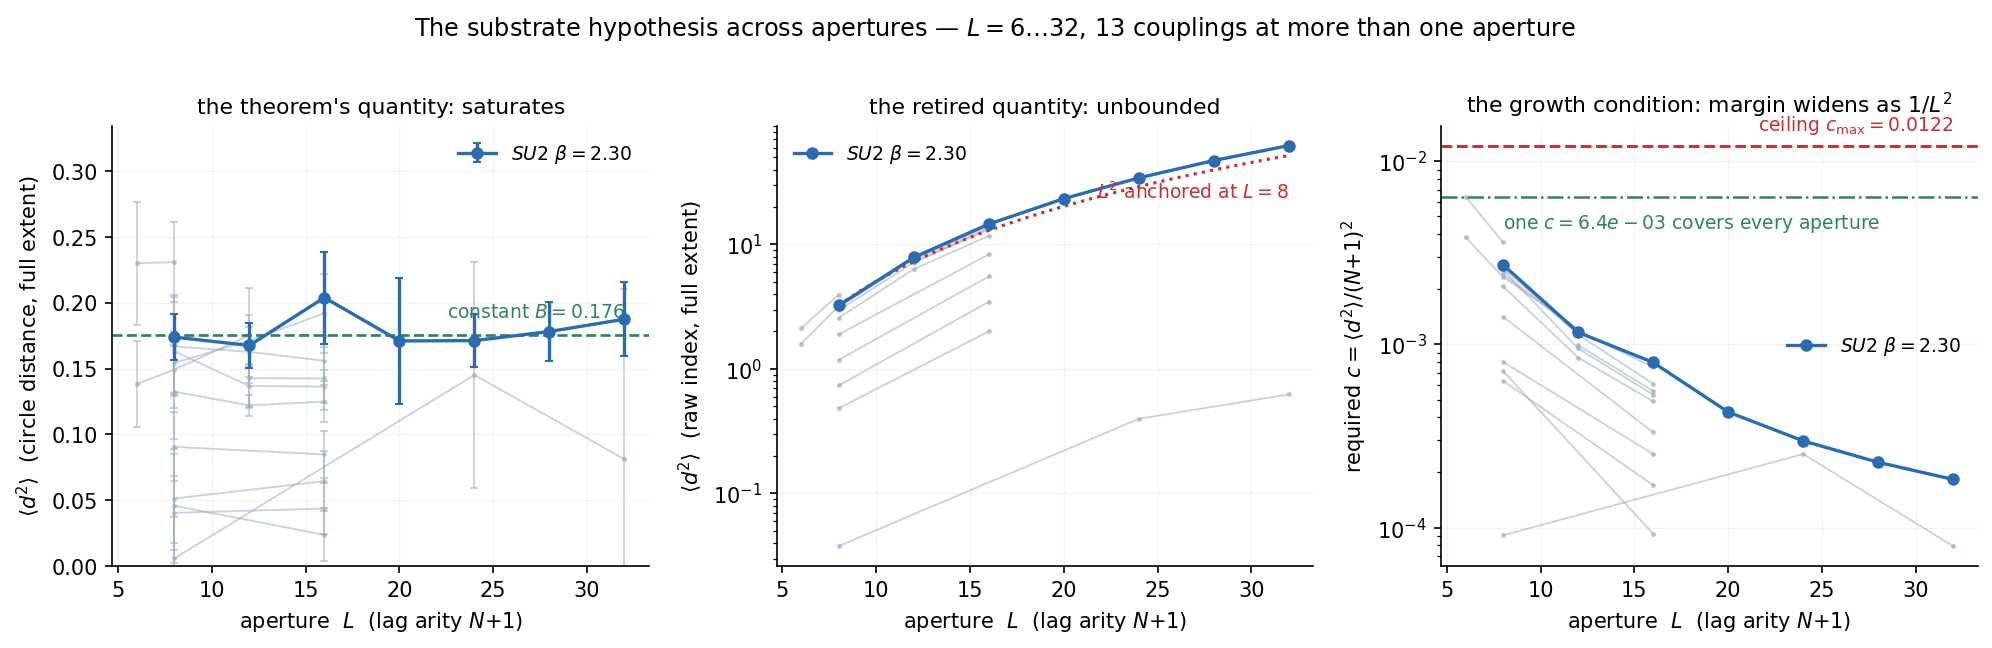

Here is the Python script that generated this plot:
"""Figure for Sec 9's aperture scan: the hypothesis, its retired predecessor, and its consequence.

Three panels, one per prediction, all from 9_3_dat_substrate_of_aperture.csv -- no ensemble is read
here, so the figure cannot disagree with the table the paper quotes.

  LEFT   the theorem's quantity, <d^2> on the circle, against aperture. The hypothesis predicts it
         saturates; a constant B fitted by inverse variance is drawn through it.
  MIDDLE the RETIRED quantity, the raw lag index over the full extent, on the same ensembles, with
         an L^2 reference anchored at the smallest aperture. This is why the hypothesis had to be
         restated: no B bounds it.
  RIGHT  the coefficient the growth condition requires, c = <d^2>/(N+1)^2, against the derived
         ceiling c_max. The margin GROWS with the aperture, so the binding constraint is the
         smallest window.

DERIVED: every reference curve is anchored at the SMALLEST aperture plotted, so it is a prediction
for the larger ones rather than a fit through them. `c_max` is the growth condition solved for c.
The apertures and couplings are whatever the artifact holds.
"""
import csv
import math
import os

import matplotlib
matplotlib.use("Agg")
import matplotlib.pyplot as plt
import numpy as np

HERE = os.path.dirname(os.path.abspath(__file__))
DAT = os.path.join(HERE, "9_3_dat_substrate_of_aperture.csv")

# DERIVED: the growth condition (2pi)^2 c/2 < 1 - 3^{-1/4}, solved for c.
C_MAX = (1.0 - 3.0 ** -0.25) * 2 / (2 * math.pi) ** 2

if not os.path.exists(DAT):
    raise SystemExit(f"9_3_fig_substrate_of_aperture: {os.path.basename(DAT)} is not present. Run\n"
                     f"  code/certify/ym_substrate_bound_of_aperture.py\nfirst; this figure reads "
                     f"that artifact and invents nothing.")

rows = list(csv.DictReader(open(DAT, newline="")))
for r in rows:
    for k in ("d2_circle", "d2_sigma", "d2_raw", "mu"):
        r[k] = float(r[k])
    r["L"] = int(r["L"])

# DERIVED: the artifact's own signal criterion -- mu <= 0 is a read on noise, with no tension and a
# moment that is a ratio of two quantities consistent with zero.
sig = [r for r in rows if r["mu"] > 0]
if not sig:
    raise SystemExit("9_3_fig_substrate_of_aperture: no row carries a tension to read.")

groups = {}
for r in sig:
    groups.setdefault((r["group"], r["beta"]), []).append(r)
# DERIVED: one is the arity below which a coupling has no aperture DEPENDENCE to draw.
groups = {k: sorted(v, key=lambda r: r["L"]) for k, v in groups.items() if len(v) > 1}

# the coupling with the most apertures leads; it is the one the paper tabulates
lead = max(groups, key=lambda k: len(groups[k]))

plt.rcParams.update({"font.size": 10, "font.family": "DejaVu Sans", "axes.linewidth": 0.8})
fig, axes = plt.subplots(1, 3, figsize=(13.4, 4.3))
ACC, MUT, BAD, OK = "#2b6cb0", "#a0aec0", "#c53030", "#2f855a"

for key, v in sorted(groups.items()):
    L = np.array([r["L"] for r in v], float)
    lead_one = key == lead
    style = dict(color=ACC if lead_one else MUT, lw=1.6 if lead_one else 0.9,
                 zorder=3 if lead_one else 1, alpha=1.0 if lead_one else 0.55,
                 marker="o" if lead_one else ".", ms=5 if lead_one else 3)
    lab = rf"${key[0].upper()}$ $\beta{{=}}{key[1]}$" if lead_one else None

    axes[0].errorbar(L, [r["d2_circle"] for r in v],
                     yerr=[2 * r["d2_sigma"] for r in v], capsize=2, label=lab, **style)
    axes[1].plot(L, [r["d2_raw"] for r in v], label=lab, **style)
    axes[2].plot(L, [r["d2_circle"] / r["L"] ** 2 for r in v], label=lab, **style)

lv = groups[lead]
L0 = lv[0]["L"]

# LEFT: the constant the lead coupling's own reproducibility supports
w = np.array([1.0 / r["d2_sigma"] ** 2 for r in lv])
B = float((w * np.array([r["d2_circle"] for r in lv])).sum() / w.sum())
axes[0].axhline(B, color=OK, ls="--", lw=1.3, zorder=2)
axes[0].text(lv[-1]["L"], B * 1.06, rf"constant $B={B:.3f}$", color=OK, fontsize=9,
             ha="right", va="bottom")
axes[0].set_ylabel(r"$\langle d^2\rangle$  (circle distance, full extent)")
axes[0].set_title("the theorem's quantity: saturates", fontsize=10.5)
axes[0].set_ylim(0, max(r["d2_circle"] for r in sig) * 1.45)

# MIDDLE: the L^2 reference anchored at the smallest aperture, NOT fitted
raw0 = lv[0]["d2_raw"]
Lg = np.linspace(L0, lv[-1]["L"], 60)
axes[1].plot(Lg, raw0 * (Lg / L0) ** 2, color=BAD, ls=":", lw=1.5, zorder=2)
axes[1].text(lv[-1]["L"], raw0 * (lv[-1]["L"] / L0) ** 2 * 0.62,
             rf"$L^2$ anchored at $L{{=}}{L0}$", color=BAD, fontsize=9, ha="right", va="top")
axes[1].set_ylabel(r"$\langle d^2\rangle$  (raw index, full extent)")
axes[1].set_title("the retired quantity: unbounded", fontsize=10.5)
axes[1].set_yscale("log")

# RIGHT: the coefficient against its derived ceiling
axes[2].axhline(C_MAX, color=BAD, ls="--", lw=1.4, zorder=2)
axes[2].text(lv[-1]["L"], C_MAX * 1.12, rf"ceiling $c_{{\max}}={C_MAX:.4f}$", color=BAD,
             fontsize=9, ha="right", va="bottom")
cw = max(r["d2_circle"] / r["L"] ** 2 for r in sig)
axes[2].axhline(cw, color=OK, ls="-.", lw=1.2, zorder=2)
axes[2].text(lv[0]["L"], cw * 0.82, rf"one $c={cw:.1e}$ covers every aperture", color=OK,
             fontsize=9, ha="left", va="top")
axes[2].set_ylabel(r"required $c=\langle d^2\rangle/(N{+}1)^2$")
axes[2].set_title(r"the growth condition: margin widens as $1/L^2$", fontsize=10.5)
axes[2].set_yscale("log")

for ax in axes:
    ax.set_xlabel(r"aperture  $L$  (lag arity $N{+}1$)")
    ax.grid(True, alpha=0.15, lw=0.6)
    ax.legend(loc="best", frameon=False, fontsize=9)
    for s in ("top", "right"):
        ax.spines[s].set_visible(False)

fig.suptitle(r"The substrate hypothesis across apertures — $L=6\ldots32$, "
             rf"{len(groups)} couplings at more than one aperture", fontsize=11.5, y=1.00)
fig.tight_layout()
out = os.path.join(HERE, "9_3_fig_substrate_of_aperture.png")
fig.savefig(out, dpi=150, bbox_inches="tight")
print(f"wrote {os.path.basename(out)}  "
      f"({len(groups)} couplings, apertures {sorted({r['L'] for r in sig})})")
